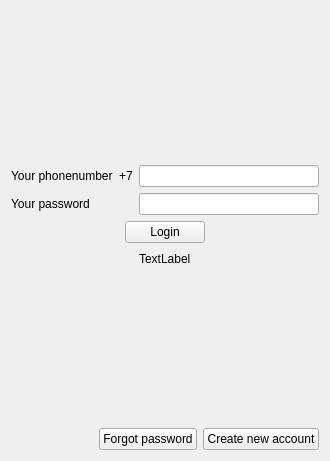
<?xml version="1.0" encoding="UTF-8"?>
<ui version="4.0">
 <class>LoginWidget</class>
 <widget class="QWidget" name="LoginWidget">
  <property name="geometry">
   <rect>
    <x>0</x>
    <y>0</y>
    <width>330</width>
    <height>461</height>
   </rect>
  </property>
  <property name="windowTitle">
   <string>Form</string>
  </property>
  <layout class="QVBoxLayout" name="verticalLayout">
   <item>
    <spacer name="verticalSpacer">
     <property name="orientation">
      <enum>Qt::Vertical</enum>
     </property>
     <property name="sizeHint" stdset="0">
      <size>
       <width>20</width>
       <height>137</height>
      </size>
     </property>
    </spacer>
   </item>
   <item>
    <layout class="QGridLayout" name="gridLayout">
     <item row="0" column="0">
      <widget class="QLabel" name="label">
       <property name="text">
        <string>Your phonenumber</string>
       </property>
      </widget>
     </item>
     <item row="0" column="1">
      <widget class="QLabel" name="label_2">
       <property name="text">
        <string>+7</string>
       </property>
      </widget>
     </item>
     <item row="0" column="2">
      <widget class="QLineEdit" name="phonenumberEdit">
       <property name="inputMask">
        <string/>
       </property>
       <property name="text">
        <string/>
       </property>
       <property name="maxLength">
        <number>9</number>
       </property>
      </widget>
     </item>
     <item row="1" column="0">
      <widget class="QLabel" name="label_3">
       <property name="text">
        <string>Your password</string>
       </property>
      </widget>
     </item>
     <item row="1" column="2">
      <widget class="QLineEdit" name="passwordEdit">
       <property name="echoMode">
        <enum>QLineEdit::Password</enum>
       </property>
      </widget>
     </item>
    </layout>
   </item>
   <item>
    <layout class="QHBoxLayout" name="horizontalLayout">
     <item>
      <spacer name="horizontalSpacer_3">
       <property name="orientation">
        <enum>Qt::Horizontal</enum>
       </property>
       <property name="sizeHint" stdset="0">
        <size>
         <width>40</width>
         <height>20</height>
        </size>
       </property>
      </spacer>
     </item>
     <item>
      <widget class="QPushButton" name="loginButton">
       <property name="text">
        <string>Login</string>
       </property>
      </widget>
     </item>
     <item>
      <spacer name="horizontalSpacer">
       <property name="orientation">
        <enum>Qt::Horizontal</enum>
       </property>
       <property name="sizeHint" stdset="0">
        <size>
         <width>40</width>
         <height>20</height>
        </size>
       </property>
      </spacer>
     </item>
    </layout>
   </item>
   <item>
    <layout class="QHBoxLayout" name="horizontalLayout_3">
     <item>
      <spacer name="horizontalSpacer_4">
       <property name="orientation">
        <enum>Qt::Horizontal</enum>
       </property>
       <property name="sizeHint" stdset="0">
        <size>
         <width>40</width>
         <height>20</height>
        </size>
       </property>
      </spacer>
     </item>
     <item>
      <widget class="QLabel" name="errorLabel">
       <property name="text">
        <string>TextLabel</string>
       </property>
      </widget>
     </item>
     <item>
      <spacer name="horizontalSpacer_5">
       <property name="orientation">
        <enum>Qt::Horizontal</enum>
       </property>
       <property name="sizeHint" stdset="0">
        <size>
         <width>40</width>
         <height>20</height>
        </size>
       </property>
      </spacer>
     </item>
    </layout>
   </item>
   <item>
    <spacer name="verticalSpacer_2">
     <property name="orientation">
      <enum>Qt::Vertical</enum>
     </property>
     <property name="sizeHint" stdset="0">
      <size>
       <width>20</width>
       <height>136</height>
      </size>
     </property>
    </spacer>
   </item>
   <item>
    <layout class="QHBoxLayout" name="horizontalLayout_2">
     <item>
      <spacer name="horizontalSpacer_2">
       <property name="orientation">
        <enum>Qt::Horizontal</enum>
       </property>
       <property name="sizeHint" stdset="0">
        <size>
         <width>40</width>
         <height>20</height>
        </size>
       </property>
      </spacer>
     </item>
     <item>
      <widget class="QPushButton" name="forgotPasswordButton">
       <property name="text">
        <string>Forgot password</string>
       </property>
      </widget>
     </item>
     <item>
      <widget class="QPushButton" name="creaneNewAccountButton">
       <property name="text">
        <string>Create new account</string>
       </property>
      </widget>
     </item>
    </layout>
   </item>
  </layout>
 </widget>
 <resources/>
 <connections/>
 <slots>
  <signal>sgnForgotPassword()</signal>
  <signal>sgnCreateAccount()</signal>
 </slots>
</ui>
